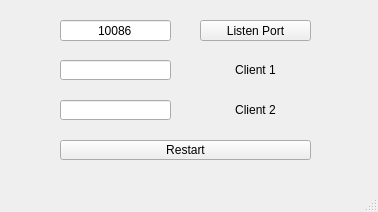
<?xml version="1.0" encoding="UTF-8"?>
<ui version="4.0">
 <class>MainWindow</class>
 <widget class="QMainWindow" name="MainWindow">
  <property name="geometry">
   <rect>
    <x>0</x>
    <y>0</y>
    <width>378</width>
    <height>212</height>
   </rect>
  </property>
  <property name="windowTitle">
   <string>MainWindow</string>
  </property>
  <widget class="QWidget" name="centralwidget">
   <widget class="QLineEdit" name="PortEdit">
    <property name="geometry">
     <rect>
      <x>60</x>
      <y>20</y>
      <width>111</width>
      <height>21</height>
     </rect>
    </property>
    <property name="text">
     <string>10086</string>
    </property>
    <property name="alignment">
     <set>Qt::AlignCenter</set>
    </property>
   </widget>
   <widget class="QPushButton" name="PortButton">
    <property name="geometry">
     <rect>
      <x>200</x>
      <y>20</y>
      <width>111</width>
      <height>21</height>
     </rect>
    </property>
    <property name="text">
     <string>Listen Port</string>
    </property>
   </widget>
   <widget class="QLineEdit" name="ShowClient1">
    <property name="geometry">
     <rect>
      <x>60</x>
      <y>60</y>
      <width>111</width>
      <height>20</height>
     </rect>
    </property>
    <property name="text">
     <string/>
    </property>
   </widget>
   <widget class="QLabel" name="label">
    <property name="geometry">
     <rect>
      <x>200</x>
      <y>60</y>
      <width>111</width>
      <height>20</height>
     </rect>
    </property>
    <property name="text">
     <string>Client 1</string>
    </property>
    <property name="alignment">
     <set>Qt::AlignCenter</set>
    </property>
   </widget>
   <widget class="QLabel" name="label_2">
    <property name="geometry">
     <rect>
      <x>200</x>
      <y>100</y>
      <width>111</width>
      <height>20</height>
     </rect>
    </property>
    <property name="text">
     <string>Client 2</string>
    </property>
    <property name="alignment">
     <set>Qt::AlignCenter</set>
    </property>
   </widget>
   <widget class="QLineEdit" name="ShowClient2">
    <property name="geometry">
     <rect>
      <x>60</x>
      <y>100</y>
      <width>111</width>
      <height>20</height>
     </rect>
    </property>
    <property name="text">
     <string/>
    </property>
   </widget>
   <widget class="QPushButton" name="restart">
    <property name="geometry">
     <rect>
      <x>60</x>
      <y>140</y>
      <width>251</width>
      <height>20</height>
     </rect>
    </property>
    <property name="text">
     <string>Restart</string>
    </property>
   </widget>
  </widget>
  <widget class="QMenuBar" name="menubar">
   <property name="geometry">
    <rect>
     <x>0</x>
     <y>0</y>
     <width>378</width>
     <height>17</height>
    </rect>
   </property>
  </widget>
  <widget class="QStatusBar" name="statusbar"/>
 </widget>
 <resources/>
 <connections/>
</ui>
